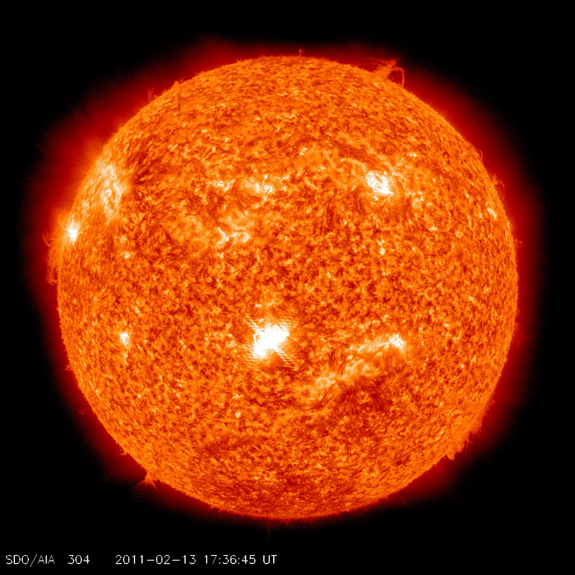
#> input picture sun.jpg, 575 x 575 px
$ python bright.py
#> lines starting #> are read from the running program, lines starting #| are printed output that depends on the picture; after the words box and inside, x2 and y2 are one past the last pixel; in counts of white or black regions, pixels touching at a corner belong together
# import the necessary packages
import numpy as np
import cv2

# load the image and convert it to grayscale
image = cv2.imread("sun.jpg")
#> image is the input picture: shape (575, 575, 3); mean B, G, R 7.9, 50.5, 134.9
radius = 25
orig = image.copy()
gray = cv2.cvtColor(image, cv2.COLOR_BGR2GRAY)
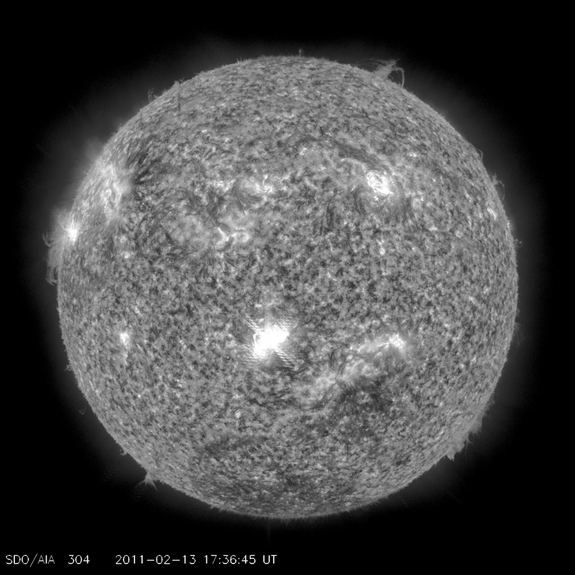
#> gray: shape (575, 575); min 0, max 255, mean 70.9

# apply a Gaussian blur to the image then find the brightest
# region
gray = cv2.GaussianBlur(gray, (radius,radius), 0)
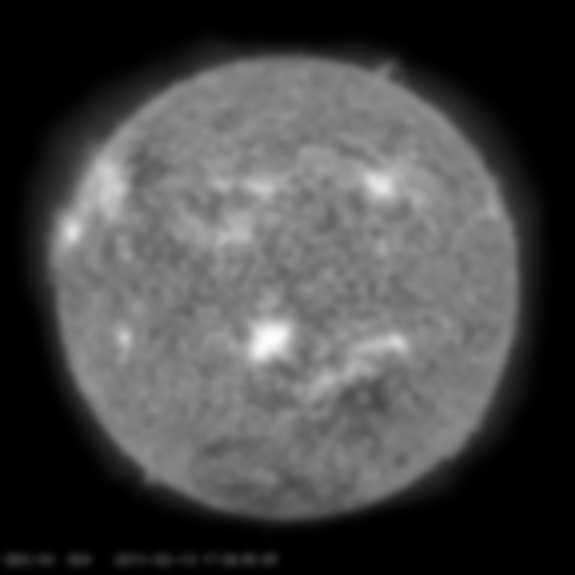
#> gray: shape (575, 575); min 0, max 253, mean 70.9
(minVal, maxVal, minLoc, maxLoc) = cv2.minMaxLoc(gray)
#> minVal = 0; maxVal = 253; minLoc = (0, 0); maxLoc = (271, 336)
image = orig.copy()
cv2.circle(image, maxLoc, radius, (255, 0, 0), 2)
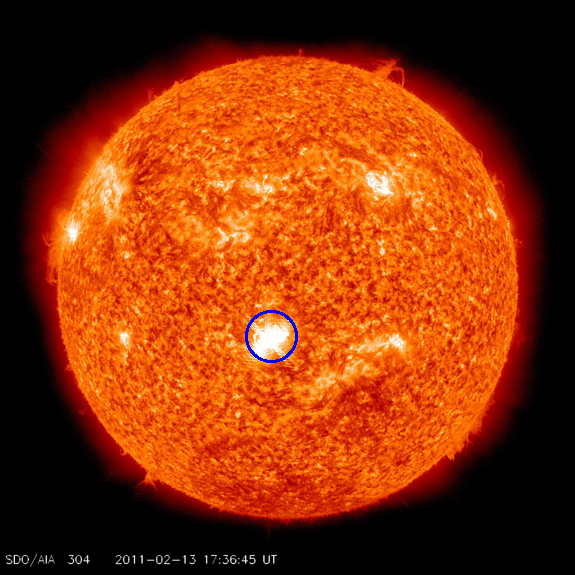
#> image: shape (575, 575, 3); 0.15% of pixels changed, all inside (x1, y1, x2, y2) = (245, 310, 298, 363)

# display the results of our newly improved method
cv2.imshow("Robust", image)
cv2.waitKey(0)

$ run again, with retina.png saved as sun.jpg
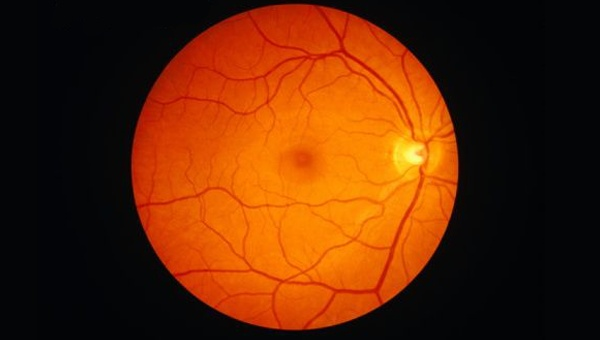
#> input picture retina.png, 600 x 340 px
#> image is the input picture: shape (340, 600, 3); mean B, G, R 6.2, 40.5, 96.2
#> `gray = cv2.GaussianBlur(gray, (radius,radius), 0)`:
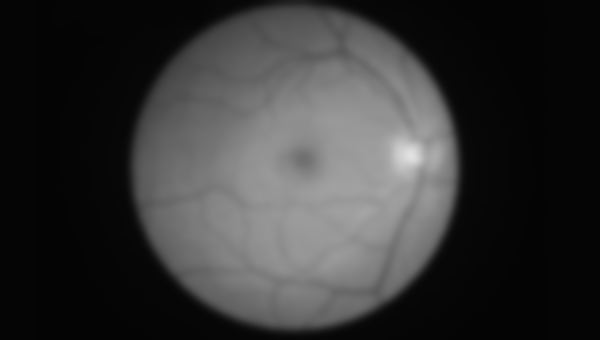
#> gray: shape (340, 600); min 4, max 225, mean 53.3
#> minVal = 4; maxVal = 225; minLoc = (37, 0); maxLoc = (410, 154)
#> `cv2.circle(image, maxLoc, radius, (255, 0, 0), 2)`:
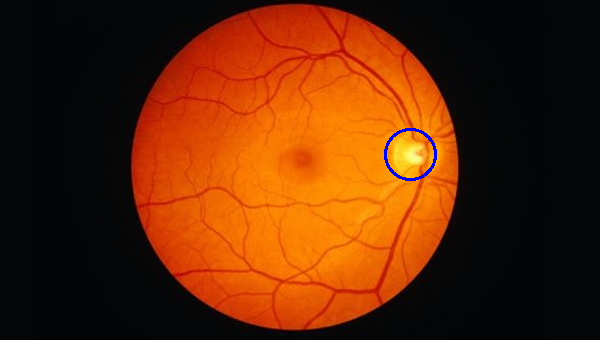
#> image: shape (340, 600, 3); 0.24% of pixels changed, all inside (x1, y1, x2, y2) = (384, 128, 437, 181)
